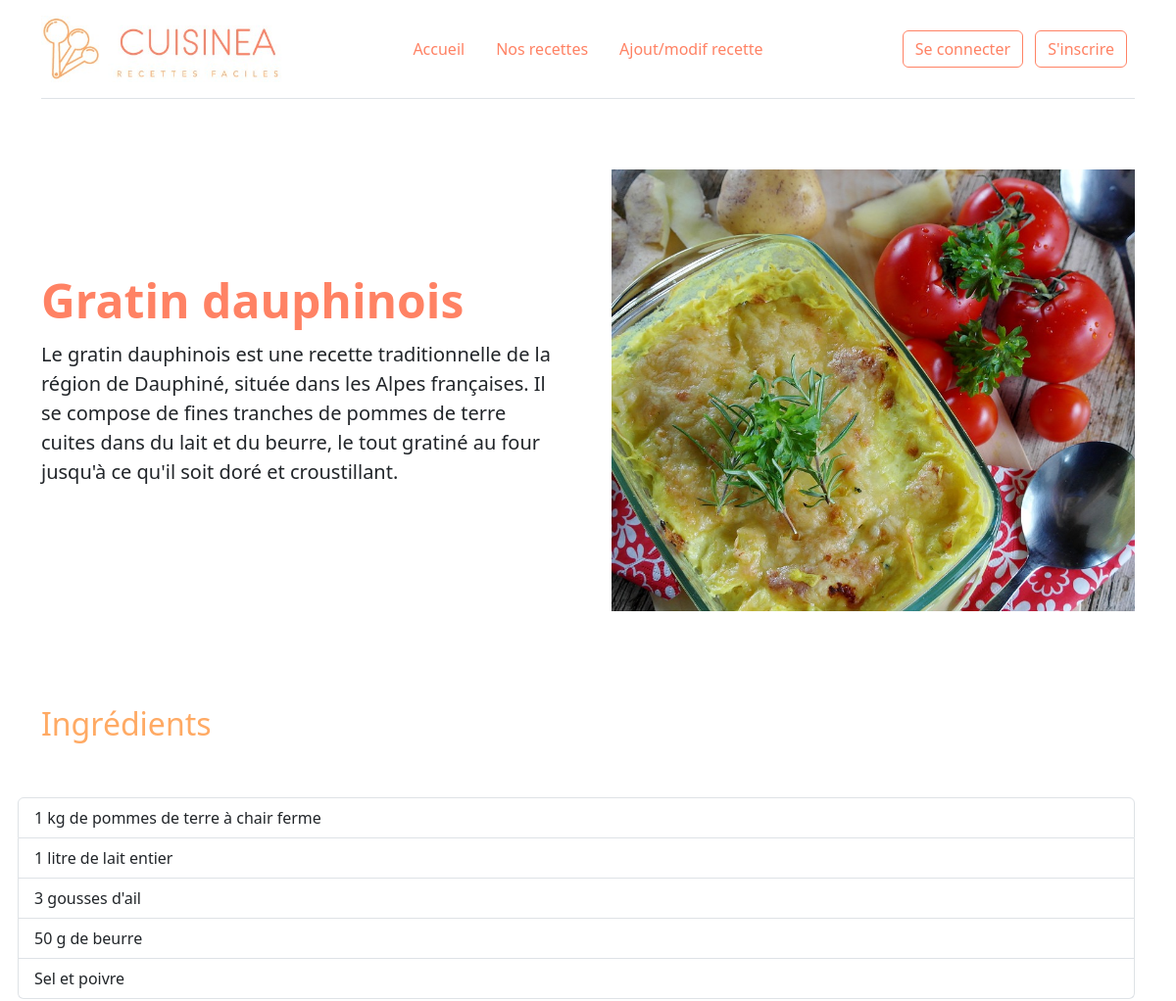
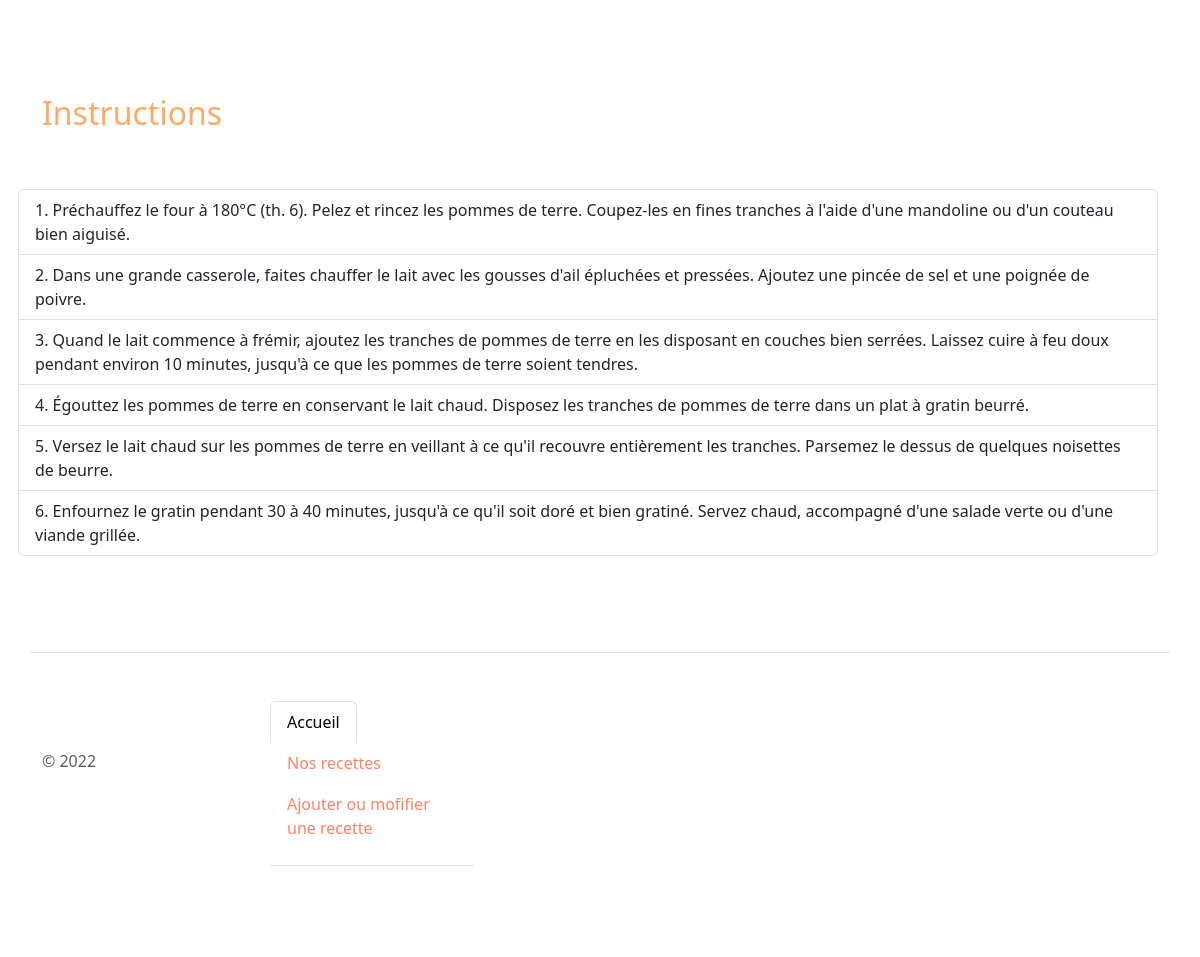
/recette.php?id=55, run on the app's committed database (2 pictures, top to bottom).
### tables this page shows
CREATE TABLE IF NOT EXISTS `recipes` (
  `id` int(11) NOT NULL AUTO_INCREMENT,
  `category_id` int(11) NOT NULL,
  `title` varchar(255) NOT NULL,
  `description` text NOT NULL,
  `ingredients` text NOT NULL,
  `instructions` text NOT NULL,
  `image` varchar(255) DEFAULT NULL,
  PRIMARY KEY (`id`),
  KEY `category_id` (`category_id`)
);

### lib/recipe.php (called while the page is built, shortened)
<?php
function getRecipeById(PDO $pdo, int $id) {
    $query = $pdo->prepare("SELECT * FROM recipes WHERE id = :id");
    $query->bindParam(':id', $id, PDO::PARAM_INT);
    $query->execute();
    return $query->fetch();
}
function getRecipeImage(string|null $image) {
    if ($image === null) {
        return _ASSETS_IMG_PATH_.'recipe_default.jpg';
    } else {
        return _RECIPES_IMG_PATH_.$image;
    }
}

### lib/tools.php (called while the page is built, shortened)
<?php
function linesToArray(string $string) {
    return explode(PHP_EOL, $string);
}

### recette.php (the view)
<?php
require_once('templates/header.php');
require_once('lib/tools.php');
require_once('lib/recipe.php');
$id = (int)$_GET['id'];
$recipe = getRecipeById($pdo, $id);
if ($recipe) {
    $ingredients = linesToArray($recipe['ingredients']);
    $instructions = linesToArray($recipe['instructions']);
?>
<div class="row flex-lg-row-reverse align-items-center g-5 py-5">
    <div class="col-10 col-sm-8 col-lg-6">
        <img src="<?=getRecipeImage($recipe['image']); ?>" class="d-block mx-lg-auto img-fluid" alt="<?=$recipe['title']; ?>" width="700" height="500" loading="lazy">
    </div>
    <div class="col-lg-6">
        <h1 class="display-5 fw-bold lh-1 mb-3"><?=$recipe['title']; ?></h1>
        <p class="lead"><?=$recipe['description']; ?></p>
    </div>
</div>
<div class="row flex-lg-row-reverse align-items-center g-5 py-5">
    <h2>Ingrédients</h2>
    <ul class="list-group">
        <?php foreach ($ingredients as $key => $ingredient) { ?>
            <li class="list-group-item"><?=$ingredient; ?></li>
        <?php } ?>
    </ul>
</div>
<div class="row flex-lg-row-reverse align-items-center g-5 py-5">
    <h2>Instructions</h2>
    <ol class="list-group list-group-numbered">
        <?php foreach ($instructions as $key => $instruction) { ?>
            <li class="list-group-item"><?=$instruction; ?></li>
        <?php } ?>
    </ol>
</div>
<?php } else { ?>
    <div class="row text-center">
        <h1>Recette introuvable</h1>
    </div>
<?php } ?>
<?php
require_once('templates/footer.php');
?>

### data on the page
recipes: image (picture), title "Gratin dauphinois", description "Le gratin dauphinois est une recette traditionnelle de la région de Dauphiné, située dans les Alpes françaises. Il se compose de fines tranches de pommes de terre cuites dans du lait et du beurre, le tout gratiné au four jusqu'à ce qu'il soit doré et croustillant.", ingredients "1 kg de pommes de terre à chair ferme", ingredients "1 litre de lait entier", ingredients "3 gousses d'ail", ingredients "50 g de beurre", ingredients "Sel et poivre", instructions "Préchauffez le four à 180°C (th. 6). Pelez et rincez les pommes de terre. Coupez-les en fines tranches à l'aide d'une mandoline ou d'un couteau bien aiguisé.", instructions "Dans une grande casserole, faites chauffer le lait avec les gousses d'ail épluchées et pressées. Ajoutez une pincée de sel et une poignée de poivre.", instructions "Quand le lait commence à frémir, ajoutez les tranches de pommes de terre en les disposant en couches bien serrées. Laissez cuire à feu doux pendant environ 10 minutes, jusqu'à ce que les pommes de terre soient tendres.", instructions "Égouttez les pommes de terre en conservant le lait chaud. Disposez les tranches de pommes de terre dans un plat à gratin beurré.", instructions "Versez le lait chaud sur les pommes de terre en veillant à ce qu'il recouvre entièrement les tranches. Parsemez le dessus de quelques noisettes de beurre.", instructions "Enfournez le gratin pendant 30 à 40 minutes, jusqu'à ce qu'il soit doré et bien gratiné. Servez chaud, accompagné d'une salade verte ou d'une viande grillée."

### other printed values
$value "Accueil"
$value "Nos recettes"
$value "Ajout/modif recette"
